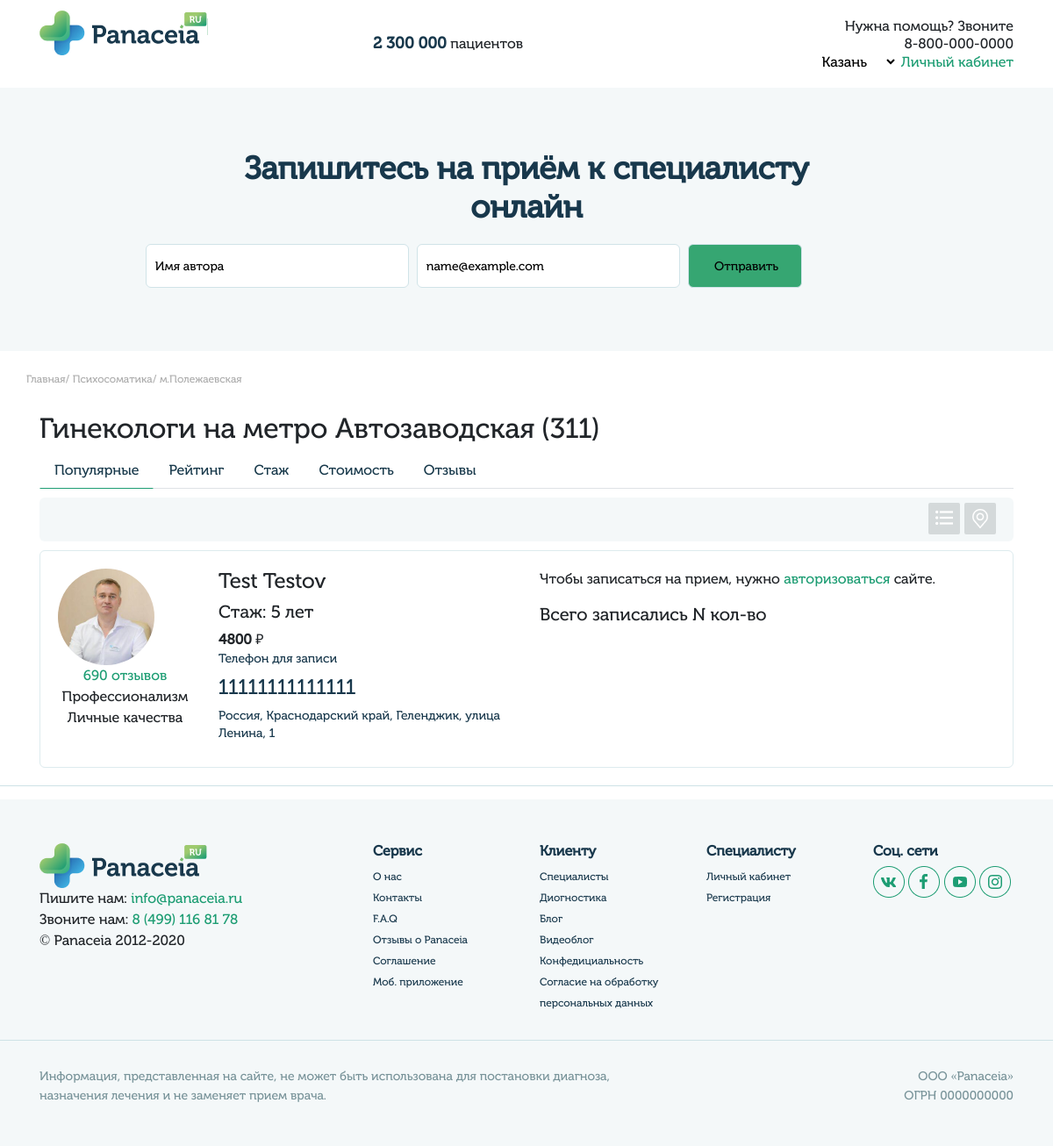
The app's page /doctors/list/, older data.
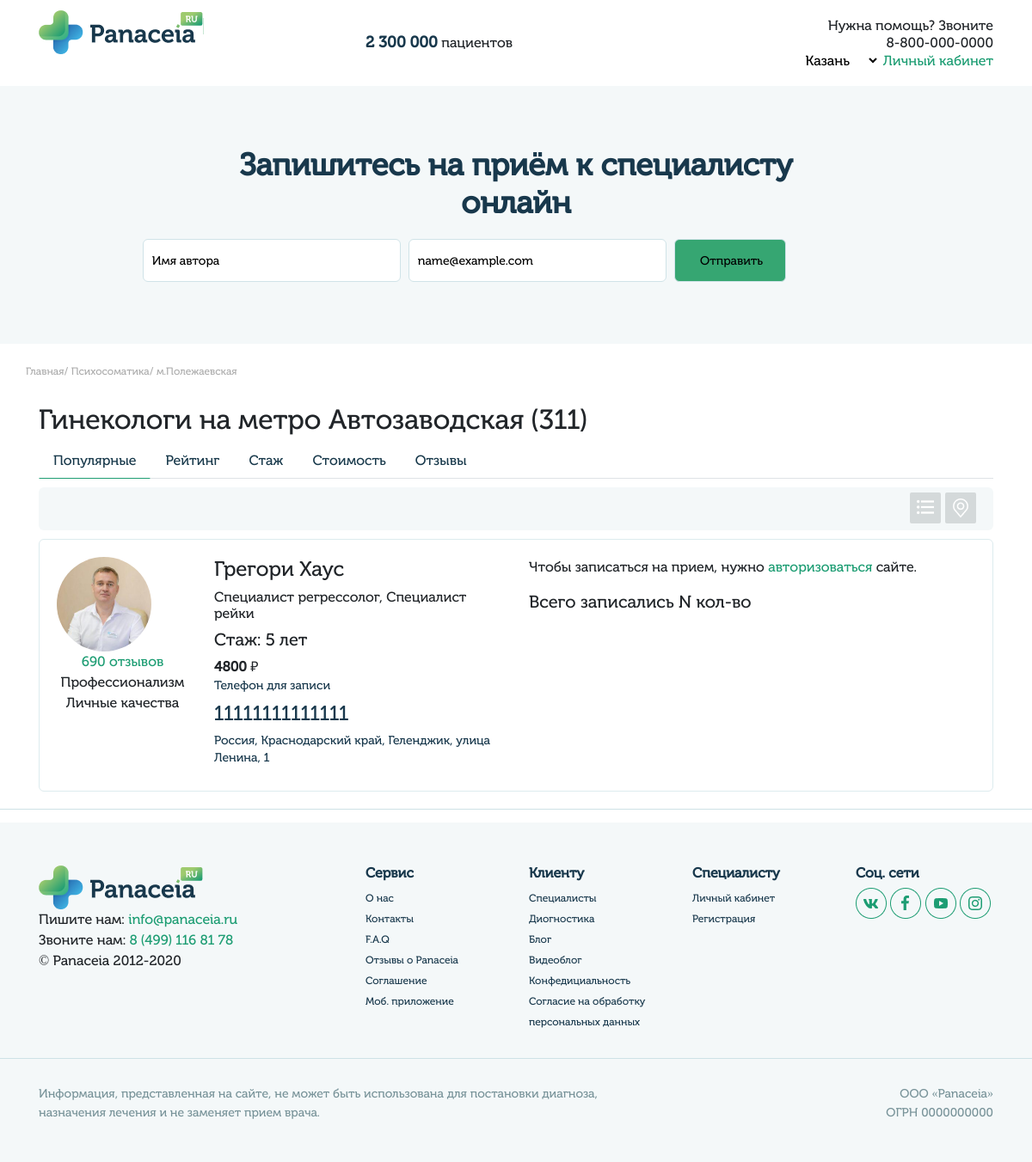
The same page, newer data.
### userprofile/models.py (models this page shows, shortened)
class UserMain(models.Model):
    user = models.OneToOneField(User, on_delete=models.CASCADE)
    gender_list = (
        ('male', 'Мужской'),
        ('female', 'Женский')
    )
    queryset = TimeZone.objects.all()
    time_zone_list = []
    for i in queryset:
         time_zone_list.append((i.name, i.title))
    gender = models.CharField(blank=True,  max_length=6, choices=gender_list, verbose_name='Пол')
    avatar = models.ImageField(blank=True, upload_to='images/users', verbose_name='Изображение')
    fio = models.CharField(blank=True, max_length=100, verbose_name='ФИО')
    dob = models.CharField(blank=True, max_length=10, verbose_name='Дата рождения')
    city = models.CharField(blank=True, max_length=200, verbose_name='Город')
    time_zone = models.CharField(blank=True, max_length=200, choices=time_zone_list, verbose_name='Временная зона')
    skype = models.CharField(blank=True, max_length=50, verbose_name='Skype')
    whatsapp = models.CharField(blank=True, max_length=20, verbose_name='WhatsApp')
    phone = models.CharField(blank=True, max_length=20, verbose_name='Номер телефона')
    coords = models.CharField(blank=True, max_length=200, verbose_name='Координаты')
    class Meta:
        verbose_name = 'Профиль'
        verbose_name_plural = 'Профили'

### doctors/views.py (the view)
# urls.py: path('list/', views.doctors_list_view, name='doctors_list'),
def doctors_list_view(request):
    object_list = User.objects.filter(groups__name='doctors')
    paginator = Paginator(object_list, 2)
    page = request.GET.get('page')
    doctors = list()
    try:
        users = paginator.page(page)
    except PageNotAnInteger:
        users = paginator.page(1)
    except EmptyPage:
        users = paginator.page(paginator.num_pages)
    for user in users:
        doctor_main = UserMain.objects.get(user=user)
        doctor = UserDoctor.objects.get(user=user)
        services = Service.objects.filter(content=user.id)
        user_spec = ', '.join([str(i) for i in Specialty.objects.filter(content=user.id) .order_by('?')[:4]])
        if doctor.experience_years != '':
            words = ['год', 'года', 'лет']
            num = int(doctor.experience_years)
            years = decl_of_num(num, words)
            experience = 'Стаж: ' + str(num) + ' ' + years
        else:
            experience = ''
        _doctor = {
            'id': user.id,
            'fio': doctor_main.fio,
            'city': doctor_main.city,
            'phone': doctor_main.phone,
            'avatar': doctor_main.avatar,
            'specialty': user_spec,
            'experience_years': experience,
            'services': services,
        }
        doctors.append(_doctor)
    data = {'doctors': doctors, 'page': page, 'users': users}
    return render(request, 'doctors_list.html', data)

### doctors/utility.py (called while the page is built)
def decl_of_num(n, es):
  n = n % 100
  if n >= 11 and n <= 19:
      s = es[2]
  else:
      i = n % 10
      if i == 1:
          s = es[0]
      elif i in [2, 3, 4]:
          s = es[1]
      else:
          s = es[2]
  return s

### userprofile/models.py (called while the page is built)
    def __str__(self):
        return self.title

### templates/doctors_list.html (shortened to what the changed rows need)
{% extends "home.html" %}
{% load static %}
{% block content %}
<div class="doctor-search">
    <div class="container">
        <div class="row">
            <div class="col-sm">
                <h2>Гинекологи на метро Автозаводская <span>(311)</span></h2>
                <div>
                     <div class="tab-maps">
                        <div class="tab-content">
                            <div class="tab-pane fade show active" id="popular" role="tabpanel" aria-labelledby="popular-tab">
                                {% for doctor in doctors %}
                                    <div class="doctor-info">
                                        <div class="row">
                                            <div class="col-2">
                                                {% if doctor.avatar != '' %}
                                                    <div class="avatar-doctor">
                                                        <img src="/media/{{doctor.avatar}}" alt="">
                                                    </div>
                                                {% else %}
                                                    <div class="avatar-doctor">
                                                        <img src="{% static 'img/user.png' %}" alt="">
                                                    </div>
                                                {% endif %}
                                                <div class="reviews-coin">
                                                    690 отзывов
                                                </div>
                                                <div class="rating-profi">
                                                    Профессионализм
                                                </div>
                                                <div class="rating-qualities">
                                                    Личные качества
                                                </div>
                                            </div>
                                            <div class="col-4 info-doctor">
                                                {% if doctor.fio != '' %}
                                                    <h4>{{ doctor.fio }}</h4>
                                                {% endif %}
                                                {% if doctor.specialty != '' %}
                                                    <h6>{{ doctor.specialty }}</h6>
                                                {% endif %}
                                                {% if doctor.experience_years != '' %}
                                                    <h5>{{ doctor.experience_years }}</h5>
                                                {% endif %}
                                                <div class="price">
                                                    <b>4800</b> ₽
                                                </div>
                                                <div class="phone-record">
                                                    <h5>Телефон для записи</h5>
                                                    <h4>{{ doctor.phone }} </h4>
                                                    <h5>{{ doctor.city }}</h5>
                                                </div>
                                            </div>
                                            <div class="col-6 recording">
                                                {% if request.user.is_authenticated %}
                                                    {% if user.groups.all.0.name == "users" %}
                                                        {% if doctor.services != '' %}
                                                            <div class="appointment appointment-btn set-doctor-id show-modal" doctor-id="{{doctor.id}}">Записаться на прием</div>
                                                        {% endif %}
                                                    {% endif %}
                                                {% else %}
                                                    <p>Чтобы записаться на прием, нужно <a href="{% url 'login' %}">авторизоваться</a> сайте.</p>
                                                {% endif %}
                                                <h5>Всего записались N кол-во</h5>
                                            </div>
                                        </div>
                                    </div>
                                {% endfor %}
                            </div>
                        </div>
                     </div>
                </div>
            </div>
        </div>
    </div>
</div>
{% endblock %}

Row changes from the older to the newer data that the page shows:
changed UserMain "Россия, Краснодарский край, Геленджик, улица Ленина, 1": fio "Test Testov" → "Грегори Хаус" (drawn)
Text that changed along with them:
new list line: "690 отзывов Профессионализм Личные качества Специалист регрессолог, Специалист рейки Стаж: 5 лет 4800 ₽ Телефон для записи Чтобы записаться на прием, нужно авторизоваться сайте. Всего записались N кол-во"
new list line: "Грегори Хаус 11111111111111 Россия, Краснодарский край, Геленджик, улица Ленина, 1"
list line gone: "690 отзывов Профессионализм Личные качества Стаж: 5 лет 4800 ₽ Телефон для записи Чтобы записаться на прием, нужно авторизоваться сайте. Всего записались N кол-во"
list line gone: "Test Testov 11111111111111 Россия, Краснодарский край, Геленджик, улица Ленина, 1"
